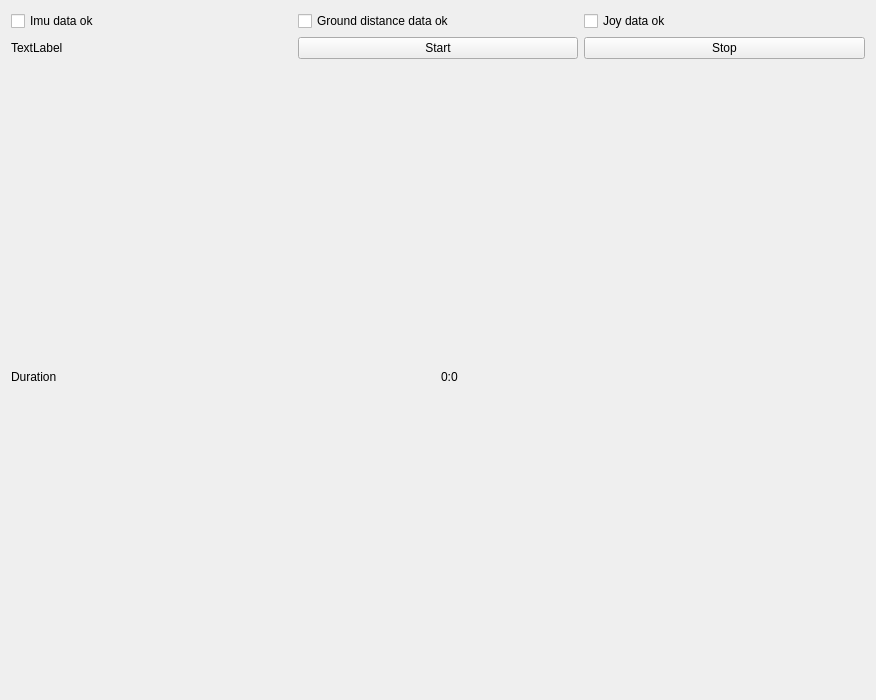
<?xml version="1.0" encoding="UTF-8"?>
<ui version="4.0">
 <class>RqtScore</class>
 <widget class="QWidget" name="RqtScore">
  <property name="enabled">
   <bool>true</bool>
  </property>
  <property name="geometry">
   <rect>
    <x>0</x>
    <y>0</y>
    <width>876</width>
    <height>700</height>
   </rect>
  </property>
  <property name="windowTitle">
   <string>Robot rodeo score</string>
  </property>
  <layout class="QVBoxLayout" name="verticalLayout" stretch="0,0,0">
   <item>
    <layout class="QHBoxLayout" name="horizontalLayout_3">
     <item>
      <widget class="QCheckBox" name="imu_data_ok_checkbox">
       <property name="enabled">
        <bool>true</bool>
       </property>
       <property name="text">
        <string>Imu data ok</string>
       </property>
       <property name="checkable">
        <bool>true</bool>
       </property>
      </widget>
     </item>
     <item>
      <widget class="QCheckBox" name="ground_distance_data_ok_checkbox">
       <property name="text">
        <string>Ground distance data ok</string>
       </property>
       <property name="checkable">
        <bool>true</bool>
       </property>
      </widget>
     </item>
     <item>
      <widget class="QCheckBox" name="joy_data_ok_checkbox">
       <property name="text">
        <string>Joy data ok</string>
       </property>
       <property name="checkable">
        <bool>true</bool>
       </property>
      </widget>
     </item>
    </layout>
   </item>
   <item>
    <layout class="QHBoxLayout" name="horizontalLayout" stretch="0,0,0">
     <item>
      <widget class="QLabel" name="label">
       <property name="text">
        <string>TextLabel</string>
       </property>
      </widget>
     </item>
     <item>
      <widget class="QPushButton" name="start_push_button">
       <property name="toolTip">
        <string>Start</string>
       </property>
       <property name="text">
        <string>Start</string>
       </property>
      </widget>
     </item>
     <item>
      <widget class="QPushButton" name="pushButton">
       <property name="text">
        <string>Stop</string>
       </property>
      </widget>
     </item>
    </layout>
   </item>
   <item>
    <layout class="QHBoxLayout" name="horizontalLayout_4">
     <item>
      <widget class="QLabel" name="label_2">
       <property name="text">
        <string>Duration</string>
       </property>
      </widget>
     </item>
     <item>
      <widget class="QLabel" name="experiment_duration_lable">
       <property name="text">
        <string>0:0</string>
       </property>
      </widget>
     </item>
    </layout>
   </item>
  </layout>
 </widget>
 <resources/>
 <connections/>
</ui>
